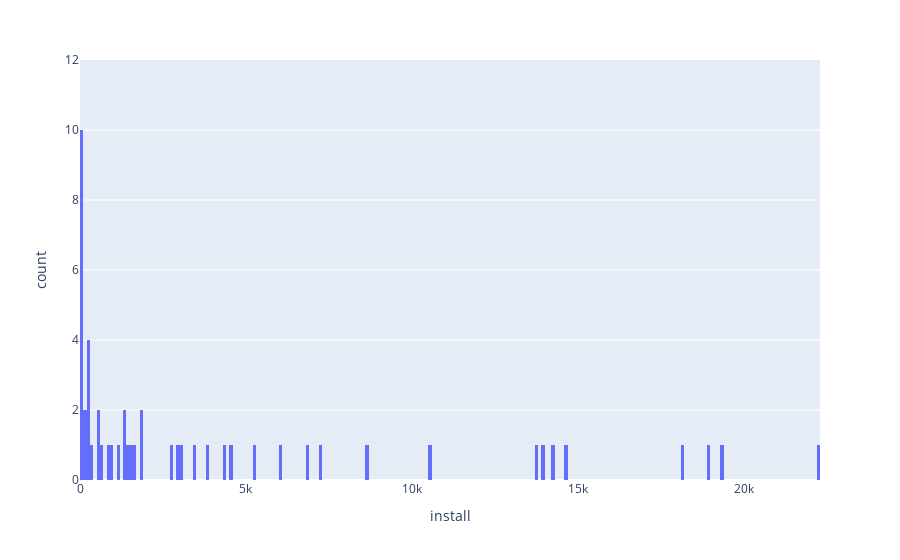

Notebook source saved alongside this figure:
### Code cell
fig_df = df.groupby(['campaign'], as_index=False)['install'].sum()

fig = px.histogram(fig_df, x="install", range_y=[0, 12])
fig.update_traces(xbins=dict( # bins used for histogram
        start=0.0,
        end=64000.0,
        size=100
    ))
fig.show()

### Figure 1 — Plotly figure (JSON) as saved in the notebook; plotly's stock layout.template omitted (floating-point values rounded to 4 significant figures)
{"data": [{"alignmentgroup": "True", "bingroup": "x", "hovertemplate": "install=%{x}<br>count=%{y}<extra></extra>", "legendgroup": "", "marker": {"color": "#636efa", "pattern": {"shape": ""}}, "name": "", "offsetgroup": "", "orientation": "v", "showlegend": false, "type": "histogram", "x": [7, 15, 22291, 2972, 5271, 1179, 65, 4374, 7257, 264, 1820, 6021, 860, 261, 688, 8634, 10578, 13763, 14604, 19371, 223, 14254, 93315, 18190, 42, 109, 543, 342, 93, 35, 2775, 18980, 13981, 172, 3, 2, 1526, 3038, 1445, 1399, 1360, 26, 49, 291, 3803, 1875, 958, 1651, 3460, 4579, 72714, 6886, 593], "xaxis": "x", "xbins": {"end": 64000, "size": 100, "start": 0}, "yaxis": "y"}], "layout": {"barmode": "relative", "legend": {"tracegroupgap": 0}, "margin": {"t": 60}, "xaxis": {"anchor": "y", "domain": [0, 1], "title": {"text": "install"}}, "yaxis": {"anchor": "x", "domain": [0, 1], "range": [0, 12], "title": {"text": "count"}}}}
